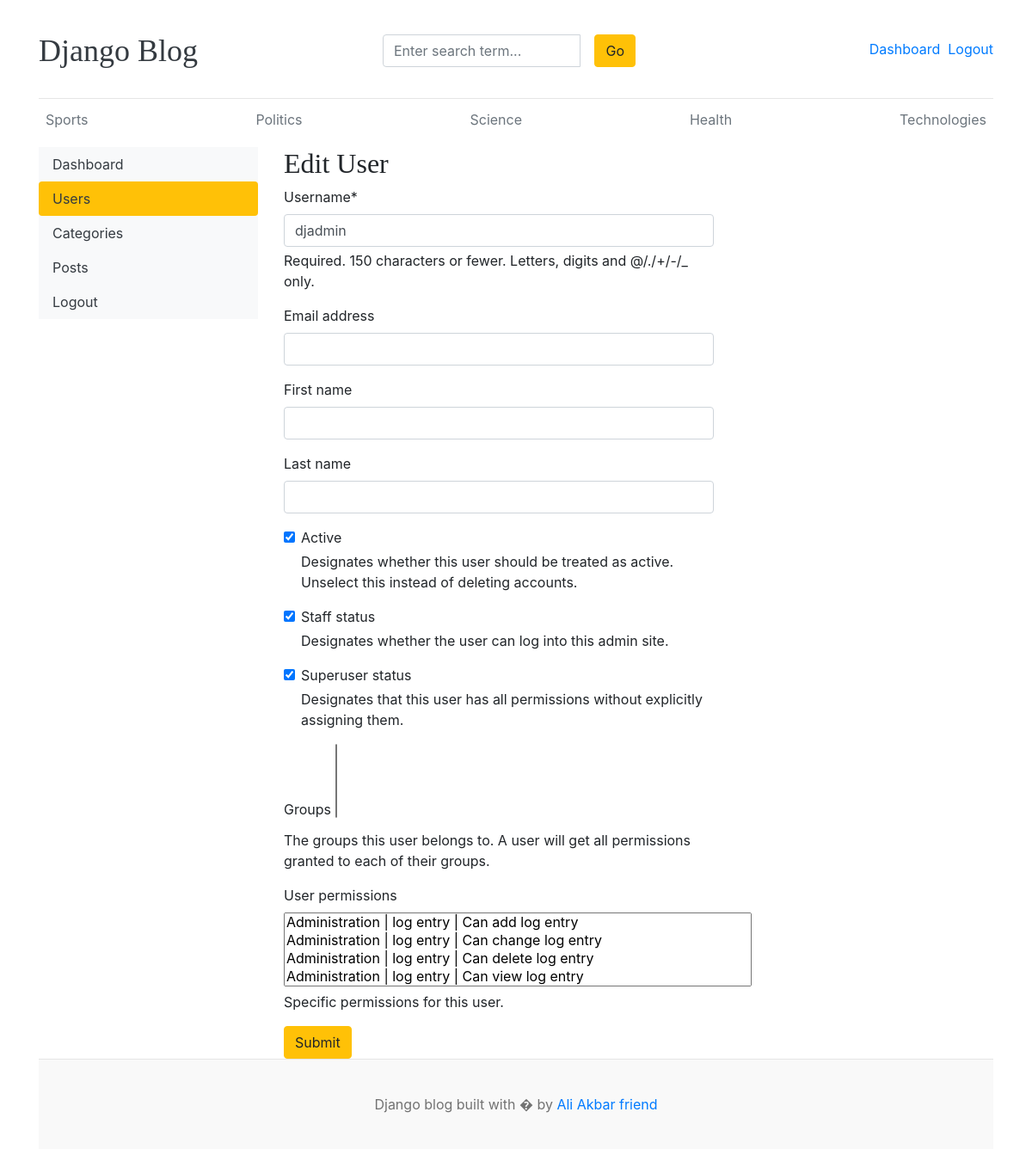
Page /dashbord/users/edit/1/ (signed in) on the earlier database version.
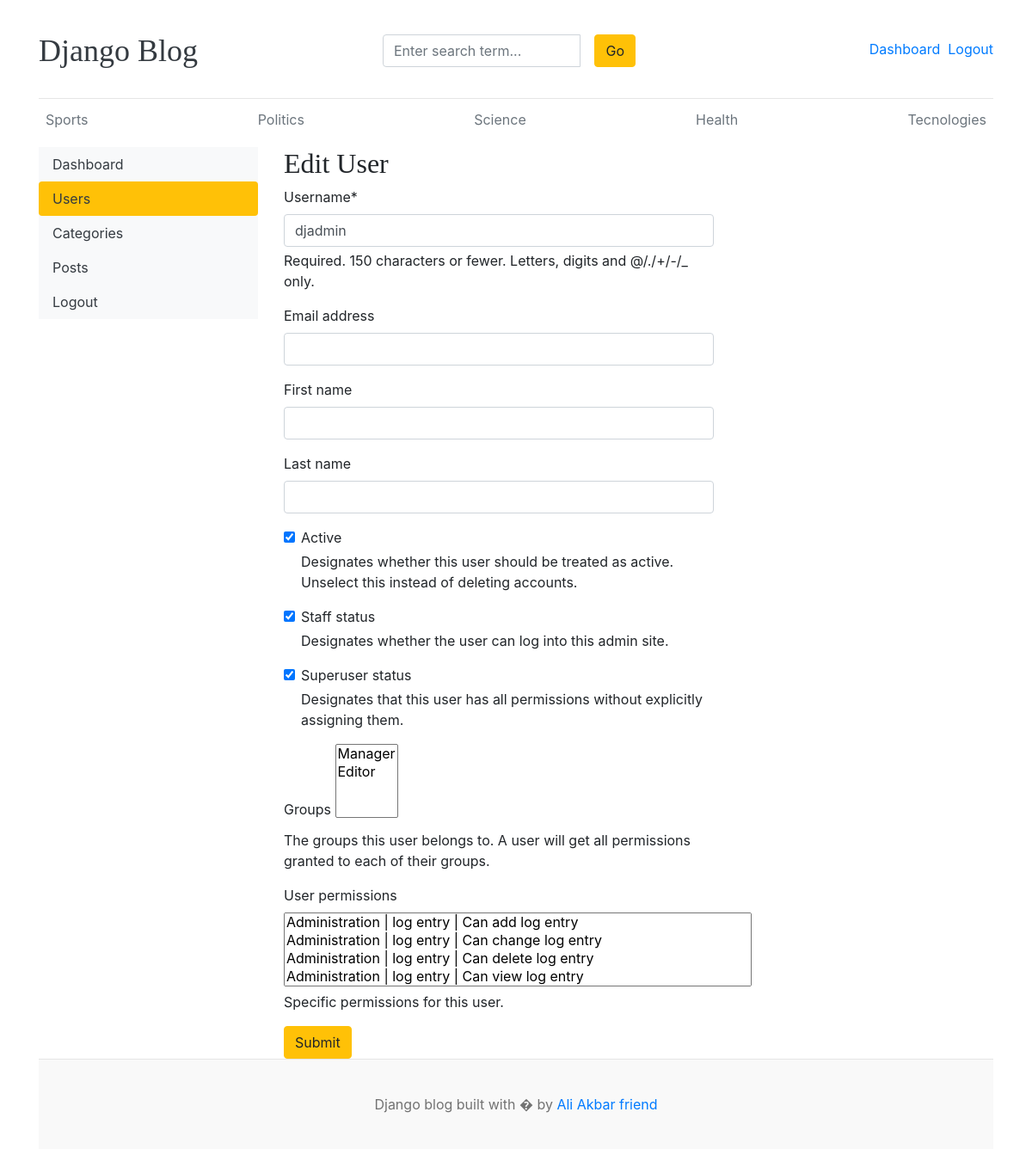
Same page on the later database version.
### blogs/models.py (models this page shows, shortened)
class Category(models.Model):
    category_name= models.CharField(max_length=50 , unique=True)
    created_at = models.DateTimeField(auto_now_add=True)
    updated_at = models.DateTimeField(auto_now_add=True)
    class Meta:
        verbose_name_plural = 'categories'

### dashbords/views.py (the view)
# urls.py: path('users/edit/<int:pk>/',views.edit_user,name='edit_user'),
def edit_user(request , pk):
    user = get_object_or_404(User , pk=pk)
    if request.method =='POST':
        form=EditUserForm(request.POST ,instance=user)
        if form.is_valid():
            form.save()
            return redirect('users')
    else:
        form=EditUserForm(instance=user)
    context={
       'form':form,
    }
    return render(request,'dashbord/edit_user.html',context)

### dashbords/forms.py
class EditUserForm(forms.ModelForm):
    class Meta:
        model=User
        fields=('username','email','first_name','last_name','is_active','is_staff','is_superuser','groups','user_permissions')

### blogs/context_processors.py (called while the page is built)
def get_categories(request):
    categories=Category.objects.all()
    return dict(categories=categories)

def get_social_links(request):
    social_links=SocialLink.objects.all()
    return dict(social_links=social_links)

### templates/dashbord/edit_user.html (shortened to what this page needs)
{% extends "base.html" %}
{% block content %}
{% load crispy_forms_tags %}
<div class="row">
    {% include "dashbord/sidebar.html" %}
    <div class="col-md-9">
        {% if perms.auth.view_user %}
        <h2>Edit User</h2>
        <form action="" method="POST" style="width: 500px;">
            {{form | crispy }}
            <button type="submit" class="btn btn-warning">Submit</button>
        </form>
        {% else %}
        <h4>You dont have permission</h4>
        {% endif %}
    </div>
</div>
{% endblock %}

### templates/base.html (shortened to what this page needs)
{% load static %}
<!DOCTYPE html>
<html lang="en">
<head>
    <link href="https://getbootstrap.com/docs/4.0/dist/css/bootstrap.min.css" rel="stylesheet">
    <link href="{% static 'css/blog.css' %}" rel="stylesheet">
    <link rel="stylesheet" href="https://cdnjs.cloudflare.com/ajax/libs/font-awesome/4.7.0/css/font-awesome.min.css">
</head>
<body>
    <div class="container">
        <header class="blog-header py-3">
            <div class="row flex-nowrap justify-content-between align-items-center">
                <div class="col-4 pt-1">
                    <a class="blog-header-logo text-dark" href="/">Django Blog</a>
                </div>
                <div class="col-4 pt-1">
                    <form action="{% url 'search' %}" method="GET">
                        <div class="card-body ">
                            <div class="input-group">
                                <input class="form-control" type="text" placeholder="Enter search term..."
                                    name="keyword" aria-label="Enter search term..." aria-describedby="button-search"
                                    value="{{keyword}}">
                                <button class="btn btn-warning mx-3" id="button-search" type="submit">
                                    Go
                                </button>
                            </div>
                        </div>
                    </form>
                </div>
                {% if not user.is_authenticated %}
                <div class="col-4 d-flex justify-content-end align-items-center">
                    <a class="btn btn-sm btn-warning" href="{% url 'login' %}">Login</a> &nbsp;
                    <a class="btn btn-sm btn-outline-secondary" href="{% url 'register' %}">Register</a>
                </div>
                {% else %}
                <div class="col-4 d-flex justify-content-end align-items-center">
                <span><a href="{% url 'dashbords' %}">Dashboard</a></span>
                <span><a href="{% url 'logout' %}">Logout</a></span>
                </div>
                {% endif %}
            </div>
        </header>
        <div class="nav-scroller py-1 mb-2">
            <nav class="nav d-flex justify-content-between">
                {% for cat in categories %}
                <a class="p-2 text-muted" href="{% url 'posts_by_category' cat.id %}">{{cat.category_name}}</a>
                {% endfor %}
            </nav>
        </div>
        {% block content %}
        {% endblock %}
        <footer class="blog-footer">
            <p>Django blog built with � by <a href="#">Ali Akbar friend</a></p>
        </footer>
</body>
</html>

Differences in the rows shown:
removed Category: category_name "Technologies"
added Category: category_name "Tecnologies"
Other differences:
form field groups: (not shown) → "Manager / Editor"
